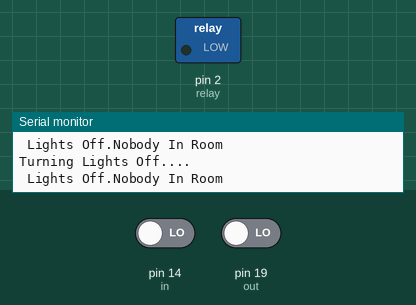
Recording of a sketch running on a simulated Arduino Uno, built with avr-gcc and run on an emulated ATmega328P. Parts: switched loads named in the sketch (green lamp = pin HIGH), the last lines printed to the serial monitor. Inputs (shaded band) come from the test bench; at power-on: pin 14 (in) LOW, pin 19 (out) LOW.

Above: at 3.2 s.
3.3 s: pin 14 (in) driven HIGH
At 5.6 s:
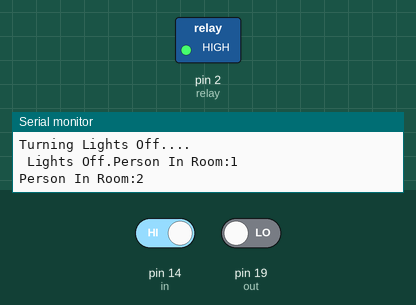
Timing chart, 0 to 7.1 s (numbered marks = the images above; inputs shaded):
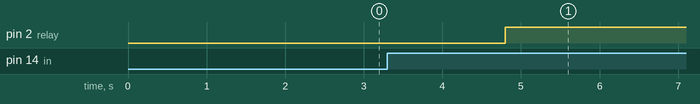

The sketch:

Visiter_Counter.ino
```cpp
/*Program is written on 15-04-2022
 * By Vrishabh Verma
 * code has been tested in Arduino IDE
 */


#define in 14
#define out 19
#define relay 2

int count=0;

void IN()
{
    count++;
    Serial.print("Person In Room:");
    Serial.print(count);
    Serial.print("\n");
    delay(1000);
}

void OUT()
{
    count--;
    Serial.print("Person In Room:");
    Serial.print(count);
    Serial.print("\n");
    delay(1000);
}

void setup()
{

  Serial.begin(9600);
  Serial.print("Visitor Counter");
  delay(2000);
  pinMode(in, INPUT);
  pinMode(out, INPUT);
  pinMode(relay, OUTPUT);
  Serial.print("Person In Room:");
  Serial.print(count);
  Serial.print("\n");

}

void loop()
{

  if(digitalRead(in))
  IN();
  if(digitalRead(out))
  OUT();

  if(count<=0)
  {

    digitalWrite(relay, LOW);
    Serial.print("Nobody In Room\n");
    delay(200);
    Serial.print("Turning Lights Off....");
    delay(200);
    Serial.print("\n Lights Off.");
    delay(200);
  }
  else
    digitalWrite(relay, HIGH);

}
```

Measured:
- after the input at 3.3 s, pin 2 (relay): LOW → HIGH after 1.5 s
